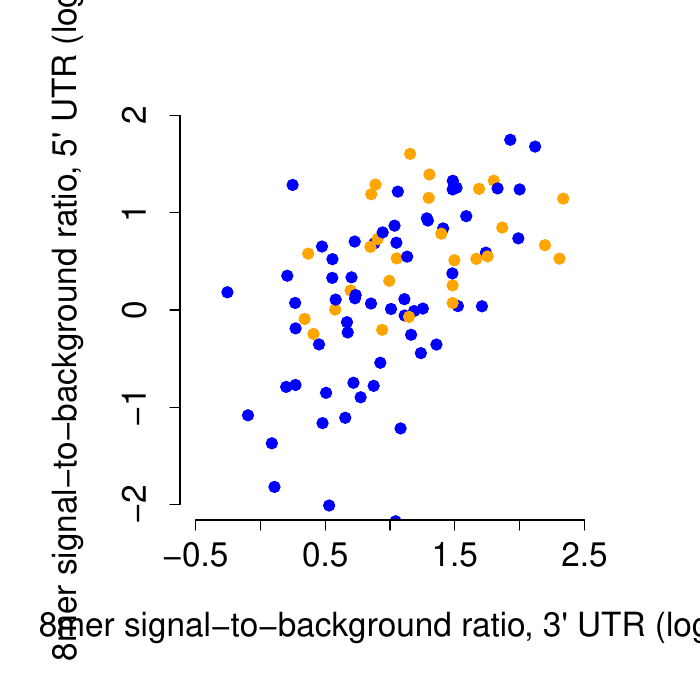

R code for this plot:
library(Biostrings)

UTR5=read.delim("fly6_07/five_prime_UTR/s2b.REV/1.00.8m.s2b", header=F)
UTR5=UTR5[1:92,1:3]
UTR5$sig = as.numeric(unlist(strsplit(as.character(UTR5$V3),'-'))[seq(1,length(UTR5$V3)*2,2)])
UTR5$back = as.numeric(unlist(strsplit(as.character(UTR5$V3),'-'))[seq(2,length(UTR5$V3)*2,2)])
UTR5$s2b = log2(UTR5$sig/UTR5$back)

UTR3=read.delim("fly6_07/three_prime_UTR/s2b.REV/1.00.8m.s2b", header=F)
UTR3=UTR3[1:92,1:3]
UTR3$sig = as.numeric(unlist(strsplit(as.character(UTR3$V3),'-'))[seq(1,length(UTR3$V3)*2,2)])
UTR3$back = as.numeric(unlist(strsplit(as.character(UTR3$V3),'-'))[seq(2,length(UTR3$V3)*2,2)])
UTR3$s2b = log2(UTR3$sig/UTR3$back)

merged=merge(UTR3, UTR5, by=1)
merged[,1]=substring(sapply(merged[,1], function(x) toString(reverseComplement(DNAString(as.character(x))))),2,8)
merged$bilaterian = as.factor(ifelse(merged[,1] %in% c("GAGGTAG","GGAATGT","GTCATGG","AAGGCAC","CCCTGAG","TGGTCCC","ATTGCTT","ATGGCAC","GGACGGA","GATATGT","ACTGGCC","AATACTG","TGTGCGT","AATCTCA","GATTGTC","AGCTGCC","AGCACCA","GGCAAGA","TGCATTG","GGCAGTG","TTGTTCG","GGAAGAC","CTTTGGT","ATTGCAC","TTGGCAC","ACCCGTA","CGGTGGG", "TCGTTGT", "TAAGTAC"), "Bilaterian", "Invertebrate"))
merged$bilaterian=relevel(merged$bilaterian, ref="Invertebrate")
table(merged$bilaterian)

"Spearman correlation"
cor(merged$s2b.x, merged$s2b.y, method='spearman')

pdf("Fig2F.pdf")
par(mar=c(9,9,5,5), mgp = c(5, 1.5, 0))
plot(merged$s2b.x, merged$s2b.y, cex.axis=2, cex.lab=2, bty="n", xlab="8mer signal-to-background ratio, 3' UTR (log2)", 
ylab="8mer signal-to-background ratio, 5' UTR (log2)", pch=19, xlim=c(-0.5, 2.5), ylim=c(-2, 2), cex=1.5, col=ifelse(merged$bilaterian=='Bilaterian','orange','blue'))

boxplot(merged$s2b.x ~ merged$bilaterian, ylim=c(-0.5,2.5), col=c("blue","orange"), main="S:B, 3' UTR", frame = F, cex.axis=1.2, cex.lab=1.5, cex.main=2, las=2, notch=T)
wilcox.test(merged$s2b.x ~ merged$bilaterian, alternative='less')

boxplot(merged$s2b.y ~ merged$bilaterian, ylim=c(-2,2), col=c("blue","orange"), main="S:B, 5' UTR", frame = F, cex.axis=1.2, cex.lab=1.5, cex.main=2, las=2, notch=T)
wilcox.test(merged$s2b.y ~ merged$bilaterian, alternative='less')
